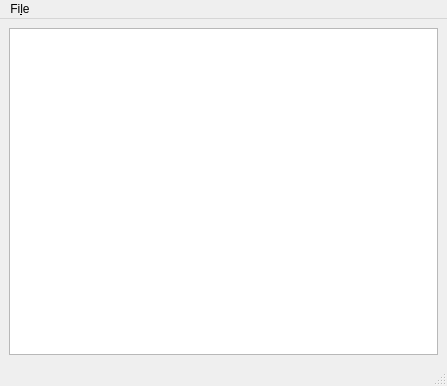
<?xml version="1.0" encoding="UTF-8"?>
<ui version="4.0">
 <class>MainWindow</class>
 <widget class="QMainWindow" name="MainWindow">
  <property name="geometry">
   <rect>
    <x>0</x>
    <y>0</y>
    <width>447</width>
    <height>386</height>
   </rect>
  </property>
  <property name="windowTitle">
   <string>Text Editor</string>
  </property>
  <widget class="QWidget" name="centralwidget">
   <layout class="QGridLayout" name="gridLayout">
    <item row="0" column="0">
     <widget class="QTextEdit" name="textEdit"/>
    </item>
   </layout>
  </widget>
  <widget class="QMenuBar" name="menubar">
   <property name="geometry">
    <rect>
     <x>0</x>
     <y>0</y>
     <width>447</width>
     <height>18</height>
    </rect>
   </property>
   <widget class="QMenu" name="menuFile">
    <property name="title">
     <string>Fi&amp;le</string>
    </property>
    <addaction name="actionOpen"/>
    <addaction name="actionSave"/>
    <addaction name="separator"/>
    <addaction name="actionExit"/>
   </widget>
   <addaction name="menuFile"/>
  </widget>
  <widget class="QStatusBar" name="statusbar"/>
  <action name="actionOpen">
   <property name="text">
    <string>Open</string>
   </property>
  </action>
  <action name="actionSave">
   <property name="text">
    <string>Save</string>
   </property>
  </action>
  <action name="actionExit">
   <property name="text">
    <string>Exit</string>
   </property>
  </action>
 </widget>
 <resources/>
 <connections/>
</ui>
